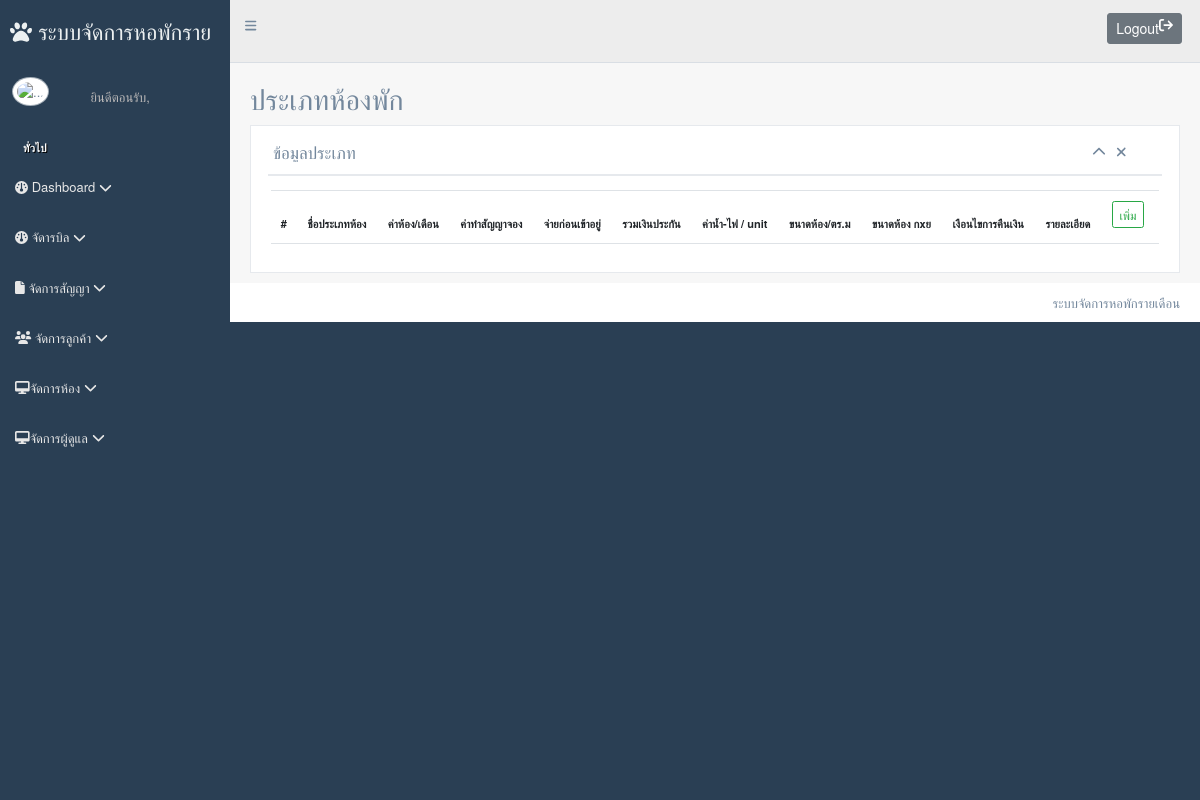
Before: /index.php/home/room_type with the older database file.
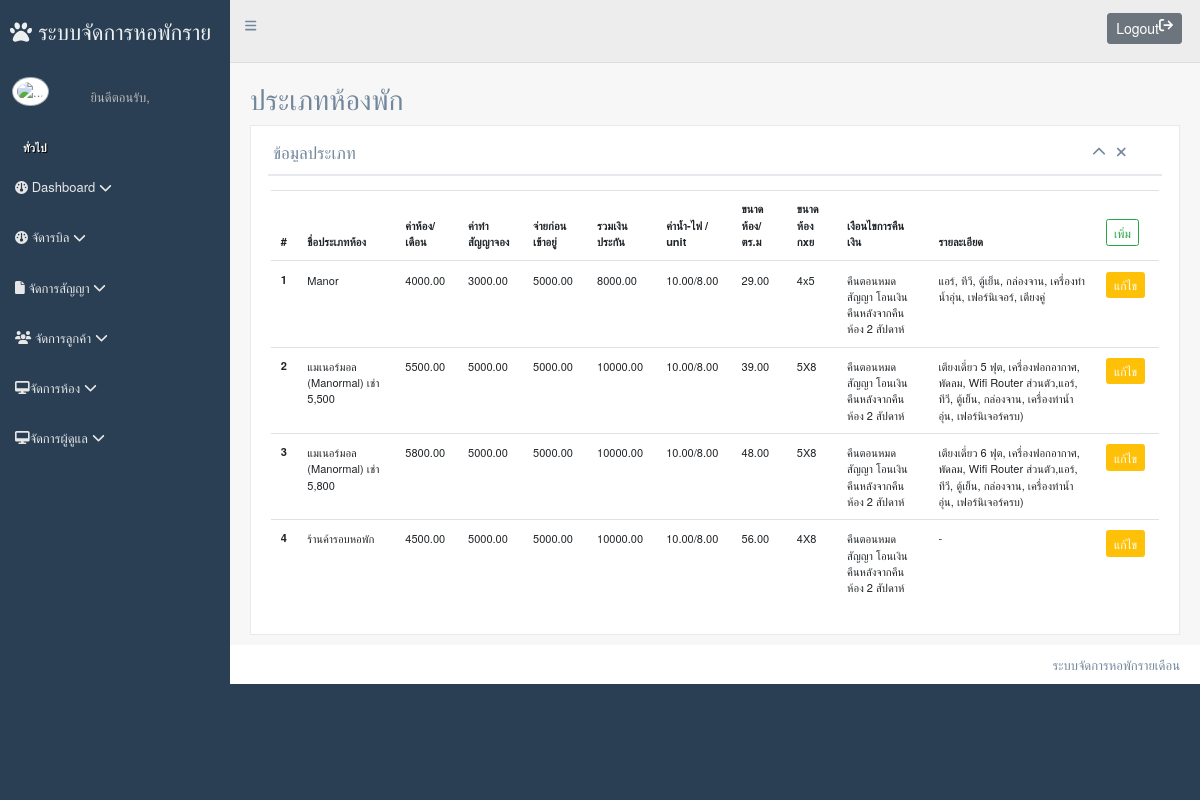
After: the same page with the newer database file.
### tables this page shows
CREATE TABLE `room_type` (
  `RT_ID` int(11) NOT NULL,
  `RT_NAME` varchar(50) NOT NULL,
  `RT_STATUS` varchar(5) DEFAULT '1',
  `RT_STAMP` datetime NOT NULL DEFAULT current_timestamp() ON UPDATE current_timestamp(),
  `RT_DEPOSIT` decimal(10,2) DEFAULT NULL COMMENT 'เงินประกัน',
  `RT_RESERVE` decimal(10,2) DEFAULT NULL COMMENT 'ทำสัญญาจอง',
  `RT_MOVEIN` decimal(10,2) DEFAULT NULL COMMENT 'ทำสัญญาย้ายเข้า',
  `RT_WATER` decimal(10,2) DEFAULT 10.00 COMMENT 'ค่าน้ำ  0-10 เหมาจ่าย ต่อไป 10/unit',
  `RT_ELECTRICCTY` decimal(10,2) DEFAULT 8.00 COMMENT 'ค่าไฟ',
  `RT_DETAILS` text DEFAULT NULL COMMENT 'รายละเอียดห้อง',
  `RT_ROOMRENT` decimal(10,2) DEFAULT NULL COMMENT 'ค่าห้อง',
  `RT_ROOMSIZE` decimal(10,2) DEFAULT NULL COMMENT 'ตร.ม',
  `RT_ROOMSIZE_D` varchar(50) DEFAULT NULL COMMENT 'รายละเอียดขนาดห้อง',
  `RT_CONDITIONS` text NOT NULL DEFAULT 'คืนตอนหมดสัญญา โอนเงินคืนหลังจากคืน ห้อง 2 สัปดาห์' COMMENT 'เงือนไขการคืนเงิน'
);

### application/core/MY_Loader.php (called while the page is built, shortened)
<?php
class MY_Loader extends CI_Loader
{
	public function template($template_name, $vars = array(), $return = FALSE)
	{
		$vars['account'] = $_SESSION['account'];
		if ($return) :
			$content  = $this->view('templates/header', $vars, $return);
			$content .= $this->view($template_name, $vars, $return);
			$content .= $this->view('templates/footer', $vars, $return);
			return $content;
		else :
			$this->view($template_name, $vars);
		endif;
	}
}

### application/controllers/Home.php (called while the page is built, shortened)
<?php
class Home extends CI_Controller
{
	public function room_type()
	{
		$data = array();
		$RES = new Room_type_models();
		$data['room_type_all'] = $RES->QueryResources([
			"WHERE" => [
				"room_type" => [
					"RT_STATUS" => 1
				]
			],
			"TYPE_RESULT" => "object",
		]);
		$Load = new MY_Loader();
		$Load->template("room_type", $data);
	}
}

### index.php (called while the page is built, shortened)
<?php
require_once BASEPATH . 'core/CodeIgniter.php';

### application/models/Room_type_models.php (called while the page is built, shortened)
<?php
class Room_type_models extends CI_Model
{
    private $mssql = null;
    public static $sTABLE_NAME = "room_type";
    public function __construct()
    {
        $this->mssql = $this->load->database('MYSQL', TRUE);
    }
    public static function TB_NAME()
    {
        return sprintf("%s",  self::$sTABLE_NAME);
    }
    public function QueryResources($temp_data = array())
    {
        $temp = array();
        if (empty($temp_data)) {
            $this->mssql->from(self::TB_NAME());
            $query = $this->mssql->get();
            $temp = $query->result_object();
            return $temp;
        } else {
            $temp_data = (object) $temp_data;
        }
        $GROUP_BY = isset($temp_data->GROUP_BY) ? $temp_data->GROUP_BY : array();
        $SELECT = isset($temp_data->SELECT) ? $temp_data->SELECT : array();
        $WHERE = isset($temp_data->WHERE) ? $temp_data->WHERE : array();
        $TYPE_RESULT = isset($temp_data->TYPE_RESULT) ? $temp_data->TYPE_RESULT : 'object';
        $ONE_ROW = isset($temp_data->ONE_ROW) ? $temp_data->ONE_ROW : false;
        $TABLE_NAME = isset($temp_data->TABLE_NAME) ? $temp_data->TABLE_NAME : self::TB_NAME();
        $this->mssql->from($TABLE_NAME);
        if (!empty($WHERE)) {
            foreach ($WHERE as $key_WHERE => $item_WHERE) :
                if (gettype($item_WHERE) == 'array') {
                    foreach ($item_WHERE as $key_item_WHERE => $item_item_WHERE) :
                        if ($key_item_WHERE !== 0) {
                            $TB_ = $key_WHERE;
                            $KE_ = $key_item_WHERE;
                            if (gettype($item_item_WHERE) == "array") {
                                $item_item_WHERE = (object) $item_item_WHERE;
                                $item_item_WHERE_array = $item_item_WHERE;
                                $CONDITION = strtoupper(isset($item_item_WHERE->CONDITION) ? $item_item_WHERE->CONDITION : 'and');
                                $DATA_K = isset($item_item_WHERE->DATA) ? $item_item_WHERE->DATA : array();
                                $GROUP = isset($item_item_WHERE->GROUP) ? $item_item_WHERE->GROUP : false;
                                if (empty($DATA_K)) {
                                    continue;
                                }
                                switch ($CONDITION) {
                                    case 'OR':
                                        if (gettype($DATA_K) == "array") {
                                            if ($GROUP == true) {
                                                $this->mssql->group_start();
                                            }
                                            foreach ($DATA_K as $key_DK => $item_DK) :
                                                $this->mssql->or_where(sprintf("%s.%s", $TB_, $KE_), $item_DK);
                                            endforeach;
                                            if ($GROUP == true) {
                                                $this->mssql->group_end();
                                            }
                                        } else {
                                            $this->mssql->or_where(sprintf("%s.%s", $TB_, $KE_), $DATA_K);
                                        }
                                        break;
                                    case 'IN':
                                        if (gettype($DATA_K) == "array") {
                                            if ($GROUP == true) {
                                                $this->mssql->group_start();
                                            }
                                            $this->mssql->where_in(sprintf("%s.%s", $TB_, $KE_), $DATA_K);
                                            if ($GROUP == true) {
                                                $this->mssql->group_end();
                                            }
                                        } else {
                                            $this->mssql->where_in(sprintf("%s.%s", $TB_, $KE_), $DATA_K);
                                        }
                                        break;
                                    case 'OR_IN':
                                        if (gettype($DATA_K) == "array") {
                                            if ($GROUP == true) {
                                                $this->mssql->group_start();
                                            }
                                            $this->mssql->or_where_in(sprintf("%s.%s", $TB_, $KE_), $DATA_K);
                                            if ($GROUP == true) {
                                                $this->mssql->group_end();
                                            }
                                        } else {
                                            $this->mssql->or_where_in(sprintf("%s.%s", $TB_, $KE_), $DATA_K);
                                        }
                                        break;
                                    case 'NOT_IN':
                                        if (gettype($DATA_K) == "array") {
                                            if ($GROUP == true) {
                                                $this->mssql->group_start();
                                            }
                                            $this->mssql->where_not_in(sprintf("%s.%s", $TB_, $KE_), $DATA_K);
                                            if ($GROUP == true) {
                                                $this->mssql->group_end();
                                            }
                                        } else {
                                            $this->mssql->where_not_in(sprintf("%s.%s", $TB_, $KE_), $DATA_K);
                                        }
                                        break;
                                    case 'OR_NOT_IN':
                                        if (gettype($DATA_K) == "array") {
                                            if ($GROUP == true) {
                                                $this->mssql->group_start();
                                            }
                                            $this->mssql->where_not_in(sprintf("%s.%s", $TB_, $KE_), $DATA_K);
                                            if ($GROUP == true) {
                                                $this->mssql->group_end();
                                            }
                                        } else {
                                            $this->mssql->or_where_not_in(sprintf("%s.%s", $TB_, $KE_), $DATA_K);
                                        }
                                        break;
                                    case 'AND':
                                        if (gettype($DATA_K) == "array") {
                                            if ($GROUP == true) {
                                                $this->mssql->group_start();
                                            }
                                            foreach ($DATA_K as $key_DK => $item_DK) :
                                                $this->mssql->where(sprintf("%s.%s", $TB_, $KE_), $item_DK);
                                            endforeach;
                                            if ($GROUP == true) {
                                                $this->mssql->group_end();
                                            }
                                        } else {
                                            $this->mssql->where(sprintf("%s.%s", $TB_, $KE_), $DATA_K);
                                        }
                                        break;
                                    case 'LIKE':
                                        if (gettype($DATA_K) == "array") {
                                            if ($GROUP == true) {
                                                $this->mssql->group_start();
                                            }
                                            foreach ($DATA_K as $key_DK => $item_DK) :
                                                $this->mssql->like(sprintf("%s.%s", $TB_, $KE_), $item_DK, 'both');
                                            endforeach;
                                            if ($GROUP == true) {
                                                $this->mssql->group_end();
                                            }
                                        } else {
                                            $this->mssql->like(sprintf("%s.%s", $TB_, $KE_), $DATA_K, 'both');
                                        }
                                        break;
                                    case 'OR_LIKE':
                                        if (gettype($DATA_K) == "array") {
                                            if ($GROUP == true) {
                                                $this->mssql->group_start();
                                            }
                                            foreach ($DATA_K as $key_DK => $item_DK) :
                                                $this->mssql->or_like(sprintf("%s.%s", $TB_, $KE_), $item_DK, 'both');
                                            endforeach;
                                            if ($GROUP == true) {
                                                $this->mssql->group_end();
                                            }
                                        } else {
                                            $this->mssql->or_like(sprintf("%s.%s", $TB_, $KE_), $DATA_K, 'both');
                                        }
                                        break;
                                }
                            } else {
                                $this->mssql->where(sprintf("%s.%s", $TB_, $KE_), $item_item_WHERE);
                            }
                        }
                    endforeach;
                }
            endforeach;
        }
        if (empty($SELECT) && empty($GROUP_BY)) {
            $this->mssql->select("*");
        }
        try {
            $query = $this->mssql->get();
            if ($TYPE_RESULT == 'object' && $ONE_ROW != true) {
                $temp = $query->result_object();
            } elseif ($TYPE_RESULT == 'array' && $ONE_ROW != true) {
                $temp = $query->result_array();
            } elseif ($TYPE_RESULT == 'object' && $ONE_ROW == true) {
                $temp = $query->row_object();
            } elseif ($TYPE_RESULT == 'array' && $ONE_ROW == true) {
                $temp = $query->row_array();
            } else {
                $temp = $query->result_object();
            }
            return $temp;
        } catch (Exception $e) {
            return $e;
        }
    }
}

### application/views/room_type.php (the view, shortened to what the rows shown need)
<div class="right_col" role="main">
	<div class="">
		<div class="row">
			<div class="col-md-12 col-sm-12  ">
				<div class="x_panel">
					<div class="x_title">
						<h2>ข้อมูลประเภท</h2>
					</div>
					<div class="x_content" style="zoom: 85%;">
						<table class="table">
							<thead>
								<tr>
									<th>#</th>
									<th>ชื่อประเภทห้อง</th>
									<th>ค่าห้อง/เดือน</th>
									<th>ค่าทำสัญญาจอง</th>
									<th>จ่ายก่อนเข้าอยู่</th>
									<th>รวมเงินประกัน</th>
									<th>ค่าน้ำ-ไฟ / unit</th>
									<th>ขนาดห้อง/ตร.ม</th>
									<th>ขนาดห้อง กxย</th>
									<th>เงือนไขการคืนเงิน</th>
									<th>รายละเอียด</th>
									<th><a class="btn btn-sm btn-outline-success" href="<?= base_url('home/room_type_view_add') ?>">เพิ่ม</a></th>
								</tr>
							</thead>
							<tbody>
								<?php foreach ($room_type_all as $key => $ii) : ?>
									<tr>
										<th scope="row"><?= $key + 1 ?></th>
										<td><?= $ii->RT_NAME ?> </td>
										<td><?= $ii->RT_ROOMRENT ?> </td>
										<td><?= $ii->RT_RESERVE ?> </td>
										<td><?= $ii->RT_MOVEIN ?> </td>
										<td><?= $ii->RT_DEPOSIT ?> </td>
										<td><?= $ii->RT_WATER . '/' . $ii->RT_ELECTRICCTY ?> </td>
										<td><?= $ii->RT_ROOMSIZE ?> </td>
										<td><?= $ii->RT_ROOMSIZE_D ?> </td>
										<td><?= $ii->RT_CONDITIONS ?> </td>
										<td><?= $ii->RT_DETAILS ?> </td>
										<td><a class="btn btn-sm btn-warning" href="<?= base_url('home/room_type_view_edit/' . $ii->RT_ID) ?>">แก้ไข</a></td>
									</tr>
								<?php endforeach; ?>
							</tbody>
						</table>
					</div>
				</div>
			</div>
		</div>
	</div>
</div>

Changed rows visible on the page:
added room_type: RT_NAME "Manor", RT_ROOMRENT "4000.00", RT_RESERVE "3000.00", RT_MOVEIN "5000.00", RT_DEPOSIT "8000.00", RT_WATER "10.00", RT_ELECTRICCTY "8.00", RT_ROOMSIZE "29.00", RT_ROOMSIZE_D "4x5", RT_CONDITIONS "คืนตอนหมดสัญญา โอนเงินคืนหลังจากคืน ห้อง 2 สัปดาห์", RT_DETAILS "แอร์, ทีวี, ตู้เย็น, กล่องจาน, เครื่องทำน้ำอุ่น, เฟอร์นิเจอร์, เตียงคู่"
added room_type: RT_NAME "แมเนอร์มอล (Manormal) เช่า 5,500", RT_ROOMRENT "5500.00", RT_RESERVE "5000.00", RT_MOVEIN "5000.00", RT_DEPOSIT "10000.00", RT_WATER "10.00", RT_ELECTRICCTY "8.00", RT_ROOMSIZE "39.00", RT_ROOMSIZE_D "5X8", RT_CONDITIONS "คืนตอนหมดสัญญา โอนเงินคืนหลังจากคืน ห้อง 2 สัปดาห์", RT_DETAILS "เตียงเดี่ยว 5 ฟุต, เครื่องฟอกอากาศ, พัดลม, Wifi Router ส่วนตัว,แอร์, ทีวี, ตู้เย็น, กล่องจาน, เครื่องทำน้ำอุ่น, เฟอร์นิเจอร์ครบ)"
added room_type: RT_NAME "แมเนอร์มอล (Manormal) เช่า 5,800", RT_ROOMRENT "5800.00", RT_RESERVE "5000.00", RT_MOVEIN "5000.00", RT_DEPOSIT "10000.00", RT_WATER "10.00", RT_ELECTRICCTY "8.00", RT_ROOMSIZE "48.00", RT_ROOMSIZE_D "5X8", RT_CONDITIONS "คืนตอนหมดสัญญา โอนเงินคืนหลังจากคืน ห้อง 2 สัปดาห์", RT_DETAILS "เตียงเดี่ยว 6 ฟุต, เครื่องฟอกอากาศ, พัดลม, Wifi Router ส่วนตัว,แอร์, ทีวี, ตู้เย็น, กล่องจาน, เครื่องทำน้ำอุ่น, เฟอร์นิเจอร์ครบ)"
added room_type: RT_NAME "ร้านค้ารอบหอพัก", RT_ROOMRENT "4500.00", RT_RESERVE "5000.00", RT_MOVEIN "5000.00", RT_DEPOSIT "10000.00", RT_WATER "10.00", RT_ELECTRICCTY "8.00", RT_ROOMSIZE "56.00", RT_ROOMSIZE_D "4X8", RT_CONDITIONS "คืนตอนหมดสัญญา โอนเงินคืนหลังจากคืน ห้อง 2 สัปดาห์", RT_DETAILS "-"
